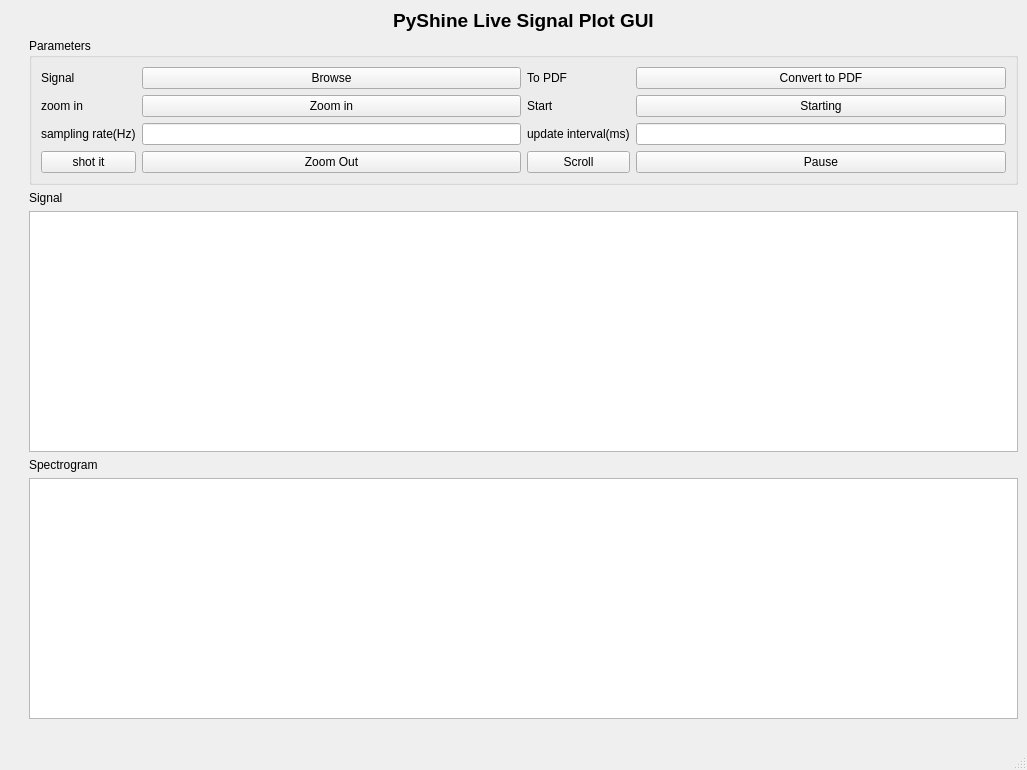
<?xml version="1.0" encoding="UTF-8"?>
<ui version="4.0">
 <class>MainWindow</class>
 <widget class="QMainWindow" name="MainWindow">
  <property name="geometry">
   <rect>
    <x>0</x>
    <y>0</y>
    <width>1027</width>
    <height>770</height>
   </rect>
  </property>
  <property name="windowTitle">
   <string>MainWindow</string>
  </property>
  <widget class="QWidget" name="centralwidget">
   <layout class="QGridLayout" name="gridLayout_4">
    <item row="4" column="1">
     <widget class="QLabel" name="label_8">
      <property name="text">
       <string>Spectrogram</string>
      </property>
     </widget>
    </item>
    <item row="3" column="1">
     <widget class="PlotWidget" name="Graph1"/>
    </item>
    <item row="0" column="1">
     <widget class="QLabel" name="label">
      <property name="text">
       <string>&lt;html&gt;&lt;head/&gt;&lt;body&gt;&lt;p&gt;&lt;span style=&quot; font-size:14pt; font-weight:600;&quot;&gt;PyShine Live Signal Plot GUI&lt;/span&gt;&lt;/p&gt;&lt;/body&gt;&lt;/html&gt;</string>
      </property>
      <property name="alignment">
       <set>Qt::AlignCenter</set>
      </property>
     </widget>
    </item>
    <item row="2" column="0" rowspan="4">
     <spacer name="verticalSpacer">
      <property name="orientation">
       <enum>Qt::Vertical</enum>
      </property>
      <property name="sizeHint" stdset="0">
       <size>
        <width>20</width>
        <height>0</height>
       </size>
      </property>
     </spacer>
    </item>
    <item row="5" column="1">
     <widget class="PlotWidget" name="Graph1_2"/>
    </item>
    <item row="2" column="1">
     <widget class="QLabel" name="label_9">
      <property name="text">
       <string>Signal</string>
      </property>
     </widget>
    </item>
    <item row="6" column="1">
     <spacer name="horizontalSpacer">
      <property name="orientation">
       <enum>Qt::Horizontal</enum>
      </property>
      <property name="sizeHint" stdset="0">
       <size>
        <width>0</width>
        <height>20</height>
       </size>
      </property>
     </spacer>
    </item>
    <item row="1" column="1">
     <widget class="QGroupBox" name="groupBox">
      <property name="title">
       <string>Parameters</string>
      </property>
      <layout class="QGridLayout" name="gridLayout_3">
       <item row="2" column="1">
        <layout class="QVBoxLayout" name="verticalLayout">
         <item>
          <layout class="QGridLayout" name="gridLayout">
           <item row="2" column="0">
            <widget class="QLabel" name="label_6">
             <property name="text">
              <string>update interval(ms)</string>
             </property>
            </widget>
           </item>
           <item row="1" column="1">
            <widget class="QPushButton" name="pushButton_4">
             <property name="text">
              <string>Starting</string>
             </property>
            </widget>
           </item>
           <item row="1" column="0">
            <widget class="QLabel" name="label_7">
             <property name="text">
              <string>Start</string>
             </property>
            </widget>
           </item>
           <item row="2" column="1">
            <widget class="QLineEdit" name="lineEdit_4"/>
           </item>
           <item row="0" column="1">
            <widget class="QPushButton" name="pushButton_3">
             <property name="text">
              <string>Convert to PDF</string>
             </property>
            </widget>
           </item>
           <item row="0" column="0">
            <widget class="QLabel" name="label_5">
             <property name="text">
              <string>To PDF</string>
             </property>
            </widget>
           </item>
           <item row="3" column="0">
            <widget class="QPushButton" name="pushButton_8">
             <property name="text">
              <string>Scroll</string>
             </property>
            </widget>
           </item>
           <item row="3" column="1">
            <widget class="QPushButton" name="pushButton_2">
             <property name="text">
              <string>Pause</string>
             </property>
            </widget>
           </item>
          </layout>
         </item>
        </layout>
       </item>
       <item row="2" column="0">
        <layout class="QGridLayout" name="gridLayout_2">
         <item row="1" column="1">
          <widget class="QPushButton" name="pushButton_5">
           <property name="text">
            <string>Zoom in</string>
           </property>
          </widget>
         </item>
         <item row="0" column="1">
          <widget class="QPushButton" name="pushButton">
           <property name="text">
            <string>Browse</string>
           </property>
          </widget>
         </item>
         <item row="0" column="0">
          <widget class="QLabel" name="label_2">
           <property name="text">
            <string>Signal</string>
           </property>
          </widget>
         </item>
         <item row="2" column="1">
          <widget class="QLineEdit" name="lineEdit_2"/>
         </item>
         <item row="1" column="0">
          <widget class="QLabel" name="label_3">
           <property name="text">
            <string>zoom in</string>
           </property>
          </widget>
         </item>
         <item row="2" column="0">
          <widget class="QLabel" name="label_4">
           <property name="text">
            <string>sampling rate(Hz)</string>
           </property>
          </widget>
         </item>
         <item row="3" column="1">
          <widget class="QPushButton" name="pushButton_6">
           <property name="text">
            <string>Zoom Out</string>
           </property>
          </widget>
         </item>
         <item row="3" column="0">
          <widget class="QPushButton" name="pushButton_7">
           <property name="text">
            <string>shot it</string>
           </property>
          </widget>
         </item>
        </layout>
       </item>
      </layout>
     </widget>
    </item>
   </layout>
  </widget>
  <widget class="QStatusBar" name="statusbar"/>
  <widget class="QMenuBar" name="menubar">
   <property name="geometry">
    <rect>
     <x>0</x>
     <y>0</y>
     <width>1027</width>
     <height>26</height>
    </rect>
   </property>
  </widget>
 </widget>
 <customwidgets>
  <customwidget>
   <class>PlotWidget</class>
   <extends>QGraphicsView</extends>
   <header location="global">pyqtgraph</header>
  </customwidget>
 </customwidgets>
 <resources/>
 <connections/>
</ui>
